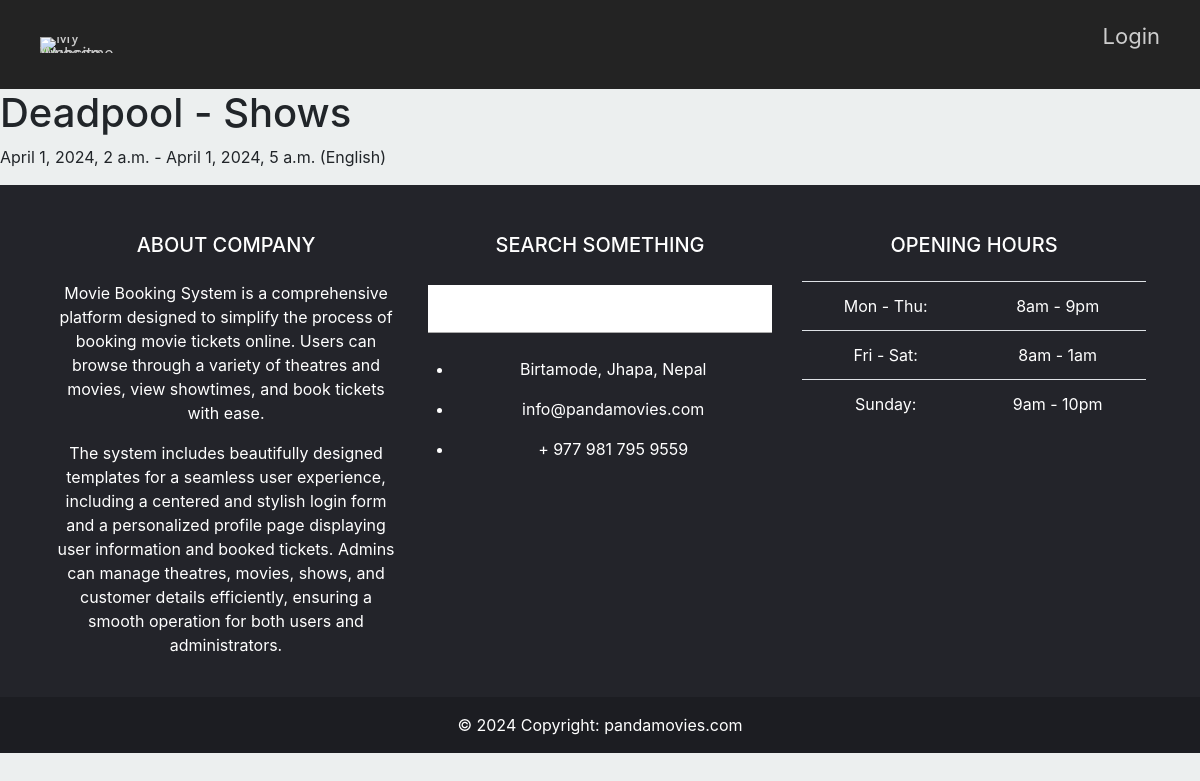
Before: /movies/2/theatres/2/shows/ with the older database file.
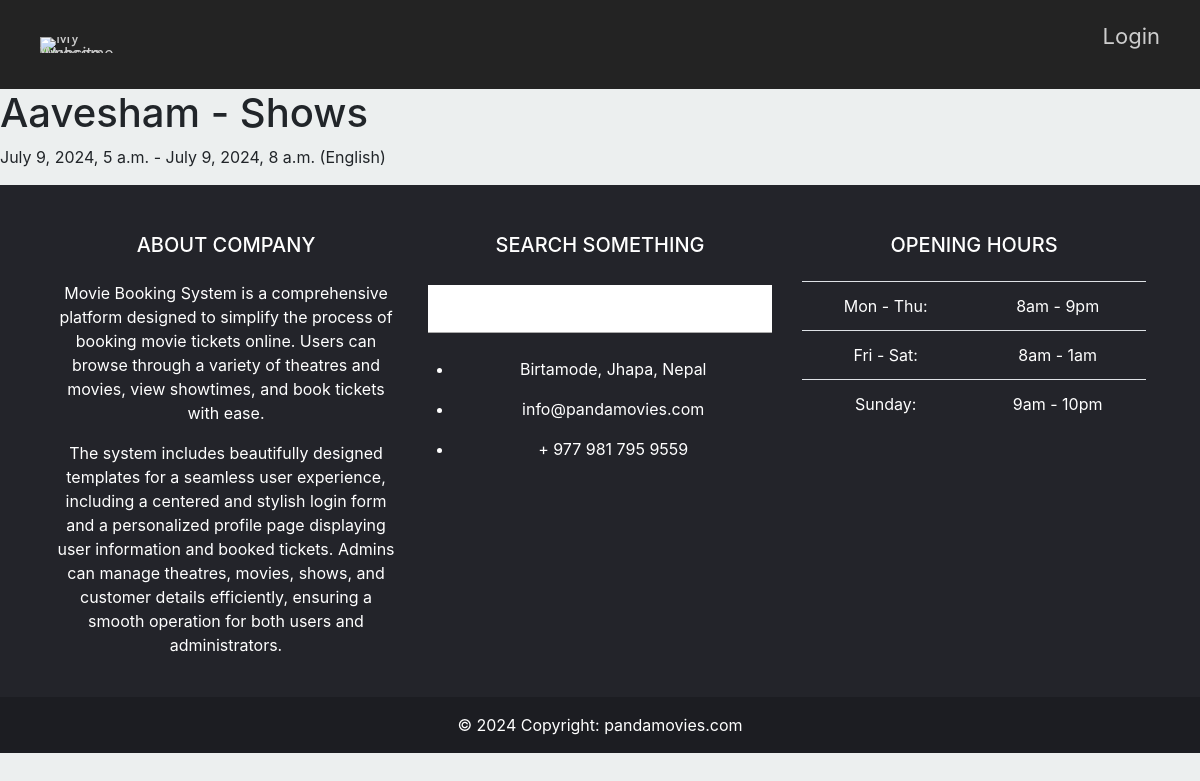
After: the same page with the newer database file.
### app/models.py (models this page shows, shortened)
class Movie(models.Model):
    title = models.CharField(max_length=100)
    actors = models.TextField()
    director = models.CharField(max_length=100)
    poster = models.ImageField(upload_to='movie_posters/')
    banner = models.ImageField(upload_to='movie_banners/')
    description = models.TextField()

class Show(models.Model):
    id = models.AutoField(primary_key=True)
    start_time = models.DateTimeField()
    end_time = models.DateTimeField()
    language = models.CharField(max_length=50)
    movie = models.ForeignKey(Movie, on_delete=models.CASCADE)
    theatre = models.ForeignKey(Theatre, on_delete=models.CASCADE)  # Add this line

### app/views.py (the view)
# urls.py: path('movies/<int:movie_id>/theatres/<int:theatre_id>/shows/', views.show_list, name='show_list'),
def show_list(request, movie_id, theatre_id):
    movie = Movie.objects.get(id=movie_id)
    shows = Show.objects.filter(movie=movie, theatre_id=theatre_id)
    return render(request, 'app/show_list.html', {'movie': movie, 'shows': shows})

### app/templates/app/show_list.html
{% extends 'app/base.html' %}
{% block content %}
<h1>{{ movie.title }} - Shows</h1>
    <ul>
        {% for show in shows %}
            <li>{{ show.start_time }} - {{ show.end_time }} ({{ show.language }})</li>
        {% empty %}
            <li>No shows available</li>
        {% endfor %}
    </ul>
{% endblock %}

### app/templates/app/base.html (shortened to what this page needs)
{% load static %}
<!DOCTYPE html>
<html lang="en">
<head>
    <link rel="stylesheet" type="text/css" href="{% static 'main.css' %}">
    <link rel="stylesheet" href="https://maxcdn.bootstrapcdn.com/bootstrap/4.5.2/css/bootstrap.min.css">
</head>
<body>
    <nav class="menu-container">
        <a href="/" class="menu-logo">
          <img src="https://media.discordapp.net/attachments/1254807118293241889/1260092589768446063/Fun_Panda_illustration_Movie_Logo_1.png?ex=668e102c&is=668cbeac&hm=8051f3326afc40a08b9deccb47346f3df16fa8674cf543494e48dc61ce365d0a&=&format=webp&quality=lossless&width=625&height=470" alt="My Awesome Website"/>
        </a>
        <div class="menu">
          <ul>
            <li>
              <a href="{% url 'login' %}">
                Login
              </a>
            </li>
          </ul>
        </div>
      </nav>
    {% block content %}
    {% endblock %}
  <footer class="text-white text-center text-lg-start" style="background-color: #23242a;">
    <div class="container p-4">
      <div class="row mt-4">
        <div class="col-lg-4 col-md-12 mb-4 mb-md-0">
          <h5 class="text-uppercase mb-4">About company</h5>
          <p>
            Movie Booking System is a comprehensive platform designed to simplify the process of booking movie tickets online. Users can browse through a variety of theatres and movies, view showtimes, and book tickets with ease.
          </p>
          <p>
            The system includes beautifully designed templates for a seamless user experience, including a centered and stylish login form and a personalized profile page displaying user information and booked tickets. Admins can manage theatres, movies, shows, and customer details efficiently, ensuring a smooth operation for both users and administrators.
          </p>
        </div>
        <div class="col-lg-4 col-md-6 mb-4 mb-md-0">
          <h5 class="text-uppercase mb-4 pb-1">Search something</h5>
          <div class="form-outline form-white mb-4">
            <input type="text" id="formControlLg" class="form-control form-control-lg" style="border-radius: 0px;">
          <div class="form-notch"><div class="form-notch-leading" style="width: 9px;"></div><div class="form-notch-middle" style="width: 48.8px;"></div><div class="form-notch-trailing"></div></div></div>
          <ul class="fa-ul" style="margin-left: 1.65em;">
            <li class="mb-3">
              <span class="fa-li"></span><span class="ms-2">Birtamode, Jhapa, Nepal</span>
            </li>
            <li class="mb-3">
              <span class="fa-li"></span><span class="ms-2">info@pandamovies.com</span>
            </li>
            <li class="mb-3">
              <span class="fa-li"></span><span class="ms-2">+ 977 981 795 9559</span>
            </li>
          </ul>
        </div>
        <div class="col-lg-4 col-md-6 mb-4 mb-md-0">
          <h5 class="text-uppercase mb-4">Opening hours</h5>
          <table class="table text-center text-white">
            <tbody class="font-weight-normal">
              <tr>
                <td>Mon - Thu:</td>
                <td>8am - 9pm</td>
              </tr>
              <tr>
                <td>Fri - Sat:</td>
                <td>8am - 1am</td>
              </tr>
              <tr>
                <td>Sunday:</td>
                <td>9am - 10pm</td>
              </tr>
            </tbody>
          </table>
        </div>
      </div>
    </div>
    <div class="text-center p-3" style="background-color: rgba(0, 0, 0, 0.2);">
      © 2024 Copyright:
      <a class="text-white" href="/">pandamovies.com</a>
    </div>
  </footer>
</body>
</html>

### static/main.css (style rules this page uses)
* { margin: 0; padding: 0; box-sizing: border-box; }
body { margin: 0; padding: 0; font-family: 'Roboto', sans-serif; background-color: #e6f7f5; opacity: 1; background-image: radial-gradient(#01020d 0.5px, #ecefef 0.5px); background-size: 10px 10px; }
.container { display: flex; align-items: center; }
input[type="text"], input[type="password"] { width: 100%; padding: 10px; margin: 8px 0; border: none; border-bottom: 1px solid #aaa; background-color: white; transition: border-bottom-color 0.3s ease; border-radius: 7px; }
.menu-container { position: relative; display: flex; align-items: center; background: #232323; color: #cdcdcd; padding: 20px; z-index: 1; -webkit-user-select: none; user-select: none; box-sizing: border-box; }
.menu-logo { line-height: 0; margin: 0 20px; }
.menu-logo img { max-height: 40px; max-width: 100px; flex-shrink: 0; }
.menu-container a { text-decoration: none; color: #232323; transition: color 0.3s ease; }
.menu ul { list-style: none; }
.menu li { padding: 10px 0; font-size: 22px; }
@media only screen and (min-width: 768px) { .menu-container { width: 100%; } }
@media only screen and (min-width: 768px) { .menu-container a { color: #cdcdcd; } }
@media only screen and (min-width: 768px) { .menu { position: relative; width: 100%; display: flex; justify-content: space-between; } }
@media only screen and (min-width: 768px) { .menu ul { display: flex; padding: 0; } }
@media only screen and (min-width: 768px) { .menu li { padding: 0 20px; } }

Changed rows visible on the page:
no longer on this page (row edited): Show: start_time "April 1, 2024, 2 a.m.", end_time "April 1, 2024, 5 a.m.", language "English"
changed Movie: title "Deadpool" → "Aavesham"
added Show: start_time "July 9, 2024, 5 a.m.", end_time "July 9, 2024, 8 a.m.", language "English"
